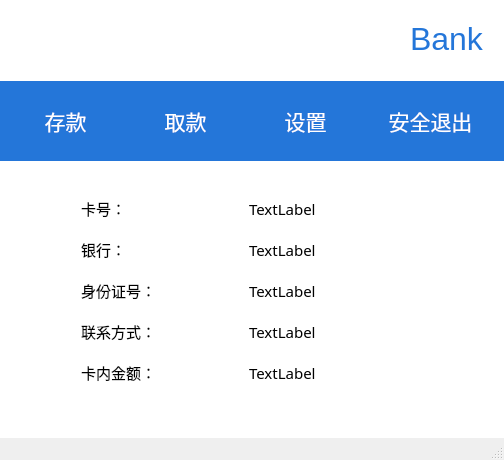
<?xml version="1.0" encoding="UTF-8"?>
<ui version="4.0">
 <class>MainWindow</class>
 <widget class="QMainWindow" name="MainWindow">
  <property name="geometry">
   <rect>
    <x>0</x>
    <y>0</y>
    <width>504</width>
    <height>460</height>
   </rect>
  </property>
  <property name="windowTitle">
   <string>银行管理系统</string>
  </property>
  <property name="windowIcon">
   <iconset resource="icon.qrc">
    <normaloff>:/Icon/Icon/pay-blue-48.png</normaloff>:/Icon/Icon/pay-blue-48.png</iconset>
  </property>
  <widget class="QWidget" name="centralWidget">
   <widget class="QPushButton" name="buttonDeposit">
    <property name="geometry">
     <rect>
      <x>10</x>
      <y>90</y>
      <width>111</width>
      <height>61</height>
     </rect>
    </property>
    <property name="font">
     <font>
      <family>黑体</family>
      <pointsize>16</pointsize>
     </font>
    </property>
    <property name="styleSheet">
     <string notr="true">color:white;background-color: rgb(36, 118, 217);border-style: solid</string>
    </property>
    <property name="text">
     <string>存款</string>
    </property>
    <property name="icon">
     <iconset resource="icon.qrc">
      <normaloff>:/Icon/Icon/deposit-white-48.png</normaloff>:/Icon/Icon/deposit-white-48.png</iconset>
    </property>
    <property name="iconSize">
     <size>
      <width>32</width>
      <height>32</height>
     </size>
    </property>
   </widget>
   <widget class="QPushButton" name="buttonWithdraw">
    <property name="geometry">
     <rect>
      <x>130</x>
      <y>90</y>
      <width>111</width>
      <height>61</height>
     </rect>
    </property>
    <property name="font">
     <font>
      <family>黑体</family>
      <pointsize>16</pointsize>
     </font>
    </property>
    <property name="styleSheet">
     <string notr="true">color:white;background-color: rgb(36, 118, 217);border-style: solid</string>
    </property>
    <property name="text">
     <string>取款</string>
    </property>
    <property name="icon">
     <iconset resource="icon.qrc">
      <normaloff>:/Icon/Icon/withdraw-white-48.png</normaloff>:/Icon/Icon/withdraw-white-48.png</iconset>
    </property>
    <property name="iconSize">
     <size>
      <width>32</width>
      <height>32</height>
     </size>
    </property>
   </widget>
   <widget class="QPushButton" name="buttonEdit">
    <property name="geometry">
     <rect>
      <x>250</x>
      <y>90</y>
      <width>111</width>
      <height>61</height>
     </rect>
    </property>
    <property name="font">
     <font>
      <family>黑体</family>
      <pointsize>16</pointsize>
     </font>
    </property>
    <property name="styleSheet">
     <string notr="true">color:white;background-color: rgb(36, 118, 217);border-style: solid</string>
    </property>
    <property name="text">
     <string>设置</string>
    </property>
    <property name="icon">
     <iconset resource="icon.qrc">
      <normaloff>:/Icon/Icon/config-white-48.png</normaloff>:/Icon/Icon/config-white-48.png</iconset>
    </property>
    <property name="iconSize">
     <size>
      <width>32</width>
      <height>32</height>
     </size>
    </property>
   </widget>
   <widget class="QWidget" name="horizontalLayoutWidget">
    <property name="geometry">
     <rect>
      <x>70</x>
      <y>180</y>
      <width>351</width>
      <height>221</height>
     </rect>
    </property>
    <layout class="QHBoxLayout" name="horizontalLayout">
     <item>
      <layout class="QVBoxLayout" name="verticalLayout_2">
       <item>
        <widget class="QLabel" name="label">
         <property name="font">
          <font>
           <family>黑体</family>
           <pointsize>11</pointsize>
          </font>
         </property>
         <property name="text">
          <string>卡号：</string>
         </property>
        </widget>
       </item>
       <item>
        <widget class="QLabel" name="label_2">
         <property name="font">
          <font>
           <family>黑体</family>
           <pointsize>11</pointsize>
          </font>
         </property>
         <property name="text">
          <string>银行：</string>
         </property>
        </widget>
       </item>
       <item>
        <widget class="QLabel" name="label_3">
         <property name="font">
          <font>
           <family>黑体</family>
           <pointsize>11</pointsize>
          </font>
         </property>
         <property name="text">
          <string>身份证号：</string>
         </property>
        </widget>
       </item>
       <item>
        <widget class="QLabel" name="label_4">
         <property name="font">
          <font>
           <family>黑体</family>
           <pointsize>11</pointsize>
          </font>
         </property>
         <property name="text">
          <string>联系方式：</string>
         </property>
        </widget>
       </item>
       <item>
        <widget class="QLabel" name="label_5">
         <property name="font">
          <font>
           <family>黑体</family>
           <pointsize>11</pointsize>
          </font>
         </property>
         <property name="text">
          <string>卡内金额：</string>
         </property>
        </widget>
       </item>
      </layout>
     </item>
     <item>
      <layout class="QVBoxLayout" name="verticalLayout">
       <item>
        <widget class="QLabel" name="labelNum">
         <property name="font">
          <font>
           <family>黑体</family>
           <pointsize>11</pointsize>
          </font>
         </property>
         <property name="text">
          <string>TextLabel</string>
         </property>
        </widget>
       </item>
       <item>
        <widget class="QLabel" name="labelBank">
         <property name="font">
          <font>
           <family>黑体</family>
           <pointsize>11</pointsize>
          </font>
         </property>
         <property name="text">
          <string>TextLabel</string>
         </property>
        </widget>
       </item>
       <item>
        <widget class="QLabel" name="labelID">
         <property name="font">
          <font>
           <family>黑体</family>
           <pointsize>11</pointsize>
          </font>
         </property>
         <property name="text">
          <string>TextLabel</string>
         </property>
        </widget>
       </item>
       <item>
        <widget class="QLabel" name="labelContact">
         <property name="font">
          <font>
           <family>黑体</family>
           <pointsize>11</pointsize>
          </font>
         </property>
         <property name="text">
          <string>TextLabel</string>
         </property>
        </widget>
       </item>
       <item>
        <widget class="QLabel" name="labelBalance">
         <property name="font">
          <font>
           <family>黑体</family>
           <pointsize>11</pointsize>
          </font>
         </property>
         <property name="text">
          <string>TextLabel</string>
         </property>
        </widget>
       </item>
      </layout>
     </item>
    </layout>
   </widget>
   <widget class="QPushButton" name="buttonExit">
    <property name="geometry">
     <rect>
      <x>370</x>
      <y>90</y>
      <width>121</width>
      <height>61</height>
     </rect>
    </property>
    <property name="font">
     <font>
      <family>黑体</family>
      <pointsize>16</pointsize>
     </font>
    </property>
    <property name="styleSheet">
     <string notr="true">color:white;background-color: rgb(36, 118, 217);border-style: solid</string>
    </property>
    <property name="text">
     <string>安全退出</string>
    </property>
    <property name="icon">
     <iconset resource="icon.qrc">
      <normaloff>:/Icon/Icon/exit-white-48.png</normaloff>:/Icon/Icon/exit-white-48.png</iconset>
    </property>
    <property name="iconSize">
     <size>
      <width>32</width>
      <height>32</height>
     </size>
    </property>
   </widget>
   <widget class="QLabel" name="label_6">
    <property name="geometry">
     <rect>
      <x>0</x>
      <y>80</y>
      <width>511</width>
      <height>81</height>
     </rect>
    </property>
    <property name="styleSheet">
     <string notr="true">color:white;background-color: rgb(36, 118, 217);border-style: solid</string>
    </property>
    <property name="text">
     <string/>
    </property>
   </widget>
   <widget class="QLabel" name="label_7">
    <property name="geometry">
     <rect>
      <x>0</x>
      <y>0</y>
      <width>511</width>
      <height>81</height>
     </rect>
    </property>
    <property name="styleSheet">
     <string notr="true">color:white;background-color: rgb(255, 255, 255);border-style: solid</string>
    </property>
    <property name="text">
     <string/>
    </property>
   </widget>
   <widget class="QLabel" name="label_8">
    <property name="geometry">
     <rect>
      <x>410</x>
      <y>20</y>
      <width>91</width>
      <height>37</height>
     </rect>
    </property>
    <property name="font">
     <font>
      <family>Arial</family>
      <pointsize>24</pointsize>
     </font>
    </property>
    <property name="styleSheet">
     <string notr="true">background-color:white;color: rgb(36, 118, 217);border-style: solid</string>
    </property>
    <property name="text">
     <string>Bank</string>
    </property>
   </widget>
   <widget class="QLabel" name="label_9">
    <property name="geometry">
     <rect>
      <x>360</x>
      <y>20</y>
      <width>58</width>
      <height>48</height>
     </rect>
    </property>
    <property name="text">
     <string/>
    </property>
    <property name="pixmap">
     <pixmap resource="icon.qrc">:/Icon/Icon/pay-blue-48.png</pixmap>
    </property>
   </widget>
   <widget class="QLabel" name="label_10">
    <property name="geometry">
     <rect>
      <x>0</x>
      <y>150</y>
      <width>511</width>
      <height>311</height>
     </rect>
    </property>
    <property name="minimumSize">
     <size>
      <width>511</width>
      <height>311</height>
     </size>
    </property>
    <property name="maximumSize">
     <size>
      <width>511</width>
      <height>311</height>
     </size>
    </property>
    <property name="styleSheet">
     <string notr="true">background-color: rgb(255, 255, 255);</string>
    </property>
    <property name="text">
     <string/>
    </property>
   </widget>
   <zorder>label_10</zorder>
   <zorder>label_6</zorder>
   <zorder>buttonDeposit</zorder>
   <zorder>buttonWithdraw</zorder>
   <zorder>buttonEdit</zorder>
   <zorder>horizontalLayoutWidget</zorder>
   <zorder>buttonExit</zorder>
   <zorder>label_7</zorder>
   <zorder>label_8</zorder>
   <zorder>label_9</zorder>
  </widget>
  <widget class="QStatusBar" name="statusBar"/>
 </widget>
 <layoutdefault spacing="6" margin="11"/>
 <resources>
  <include location="icon.qrc"/>
 </resources>
 <connections/>
</ui>
